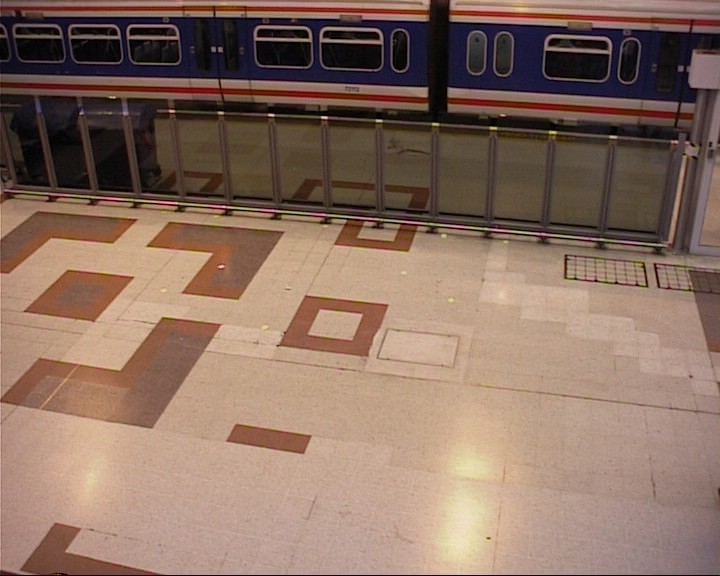
#> input picture in000001.jpg, 720 x 576 px; the run also reads 3 pictures not shown here
$ jupyter execute 'Composantes connectées.ipynb'   (older library calls are emulated)
#> lines starting #> are read from the running program, lines starting #| are printed output that depends on the picture; after the words box and inside, x2 and y2 are one past the last pixel; in counts of white or black regions, pixels touching at a corner belong together
INF6804 Vision par ordinateur

Polytechnique Montréal

Exemple de composantes connectées.

[cell 1]
import numpy as np
import cv2
import matplotlib.pyplot as plt

Lecture d'images pour entraîner le modèle. (Images provenant PETS 2006, http://www.cvg.reading.ac.uk/PETS2006/data.html)

[cell 2]
image1 = (cv2.imread('in000001.jpg',cv2.IMREAD_GRAYSCALE)).astype(float)
#> image1: shape (576, 720) float64; min 0, max 229, mean 117.9
image2 = (cv2.imread('in000003.jpg',cv2.IMREAD_GRAYSCALE)).astype(float)
#> image2: shape (576, 720) float64; min 0, max 230, mean 117.8
image3 = (cv2.imread('in000004.jpg',cv2.IMREAD_GRAYSCALE)).astype(float)
#> image3: shape (576, 720) float64; min 0, max 228, mean 117.8
image4 = (cv2.imread('in000005.jpg',cv2.IMREAD_GRAYSCALE)).astype(float)
#> image4: shape (576, 720) float64; min 0, max 229, mean 117.8
imagedet = (cv2.imread('in000235.jpg',cv2.IMREAD_GRAYSCALE)).astype(float)
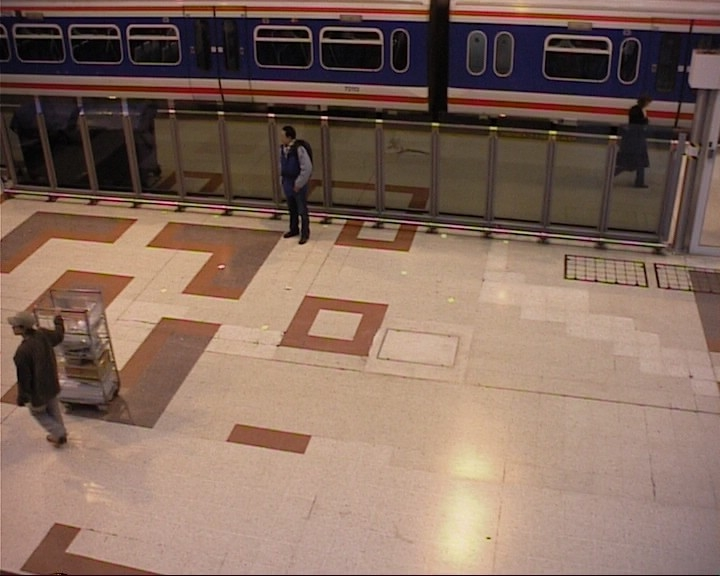
#> input picture in000235.jpg, 720 x 576 px
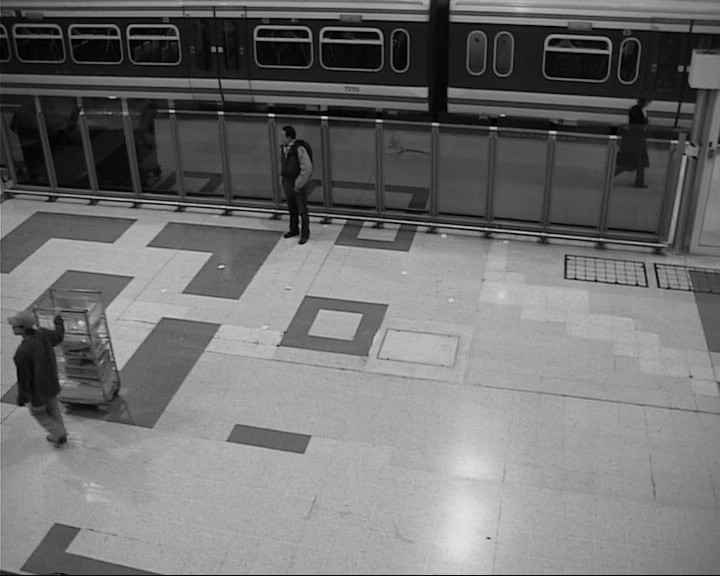
#> imagedet: shape (576, 720) float64; min 0, max 230, mean 113.2
plt.imshow(imagedet, cmap = plt.get_cmap('gray'))
plt.show()

[cell 3]
# Application d'une méthode de détection de changements

# Seuils de décision
R = 10
nbEchantillonsmin = 2

# Vecteur de 4 échantillons pour chaque pixel.
SimEch1 = np.abs(imagedet - image1)>= R
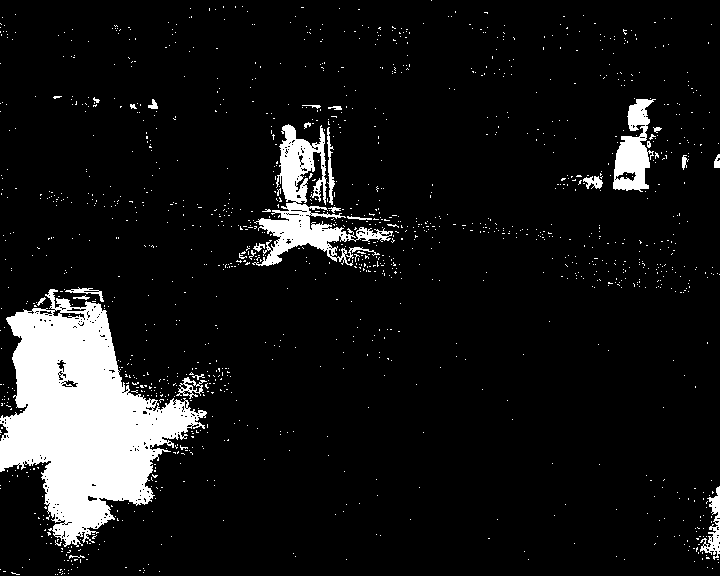
#> SimEch1: shape (576, 720) bool; 9.2% white; 1376 white regions (1348 under 20 px), largest, box (x1, y1, x2, y2) and area: (0, 289, 207, 547) 25974, (252, 124, 393, 266) 5323, (613, 99, 656, 192) 2127
SimEch2 = np.abs(imagedet - image2)>= R
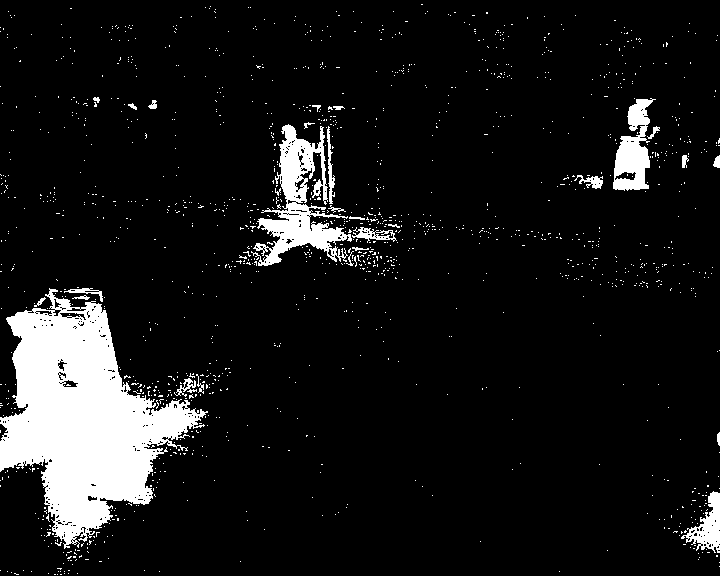
#> SimEch2: shape (576, 720) bool; 9.3% white; 1432 white regions (1404 under 20 px), largest, box (x1, y1, x2, y2) and area: (0, 288, 208, 549) 25897, (251, 124, 352, 266) 5067, (613, 98, 656, 191) 2095
SimEch3 = np.abs(imagedet - image3)>= R
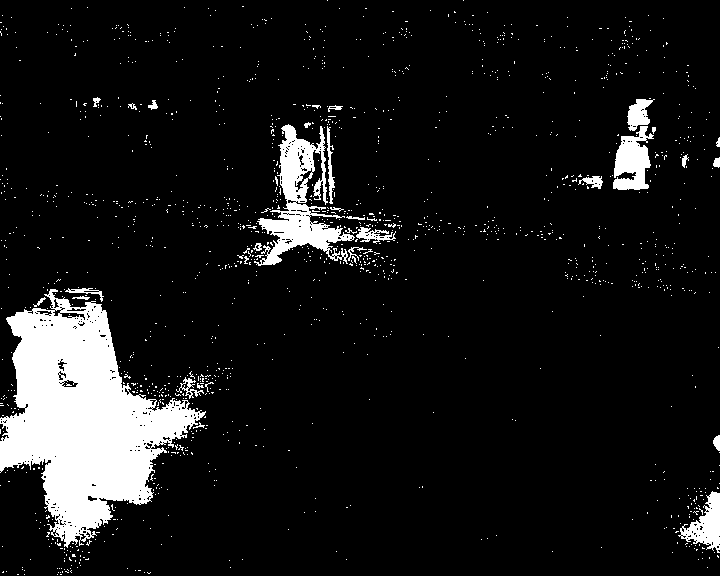
#> SimEch3: shape (576, 720) bool; 9.3% white; 1463 white regions (1430 under 20 px), largest, box (x1, y1, x2, y2) and area: (0, 289, 206, 548) 25851, (254, 124, 355, 266) 4924, (613, 126, 654, 190) 1609
SimEch4 = np.abs(imagedet - image4)>= R
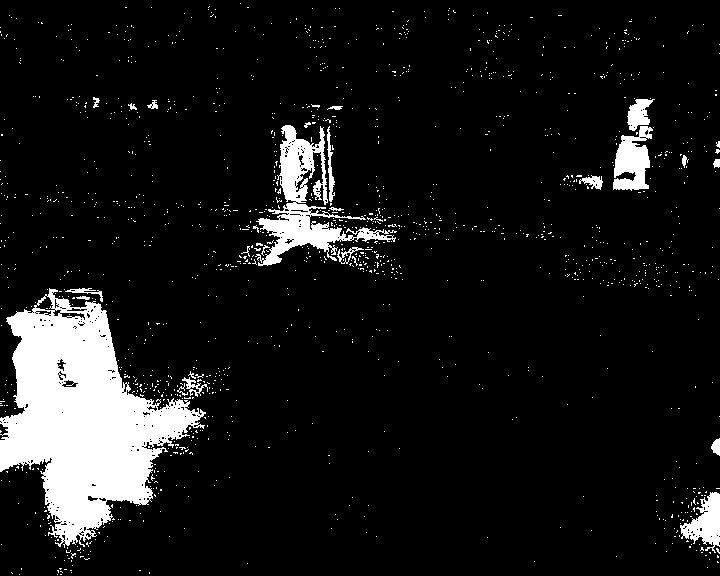
#> SimEch4: shape (576, 720) bool; 9.3% white; 1448 white regions (1423 under 20 px), largest, box (x1, y1, x2, y2) and area: (0, 288, 206, 548) 25970, (255, 125, 397, 266) 5237, (613, 126, 653, 191) 1605

# Somme des correspondances
EchCorr = SimEch1.astype('int') + SimEch2.astype('int') + SimEch3.astype('int') + SimEch4.astype('int')
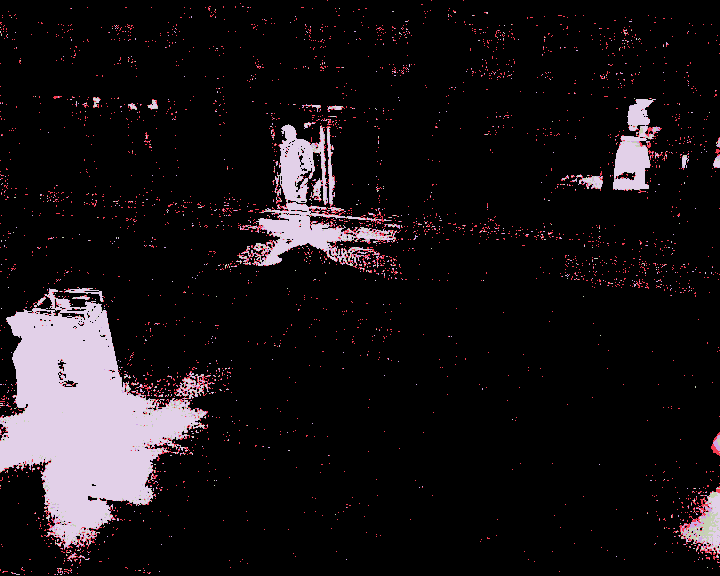
#> EchCorr: shape (576, 720) int64; 5 distinct labels, from 0 to 4; one colour per label, 0 black
Avantplan = EchCorr >= nbEchantillonsmin
#> Avantplan: shape (576, 720) bool; 9.4% white; 1114 white regions (1085 under 20 px), largest, box (x1, y1, x2, y2) and area: (0, 288, 207, 549) 26237, (251, 124, 397, 266) 5672, (613, 99, 660, 191) 2185

plt.imshow(~Avantplan,plt.get_cmap('binary'))
plt.show()

[cell 4]
#Nettoyage de l'image...
kernel = np.ones((5,5),np.uint8)
Avantplan = cv2.morphologyEx(Avantplan.astype('uint8'), cv2.MORPH_OPEN, kernel)
#> Avantplan: shape (576, 720); values 0 (black) and 1 (white), 7.5% white; 20 white regions (1 under 20 px), largest, box (x1, y1, x2, y2) and area: (0, 303, 195, 544) 24301, (259, 212, 341, 265) 1885, (613, 126, 650, 190) 1508
Avantplan = cv2.morphologyEx(Avantplan, cv2.MORPH_CLOSE, kernel)
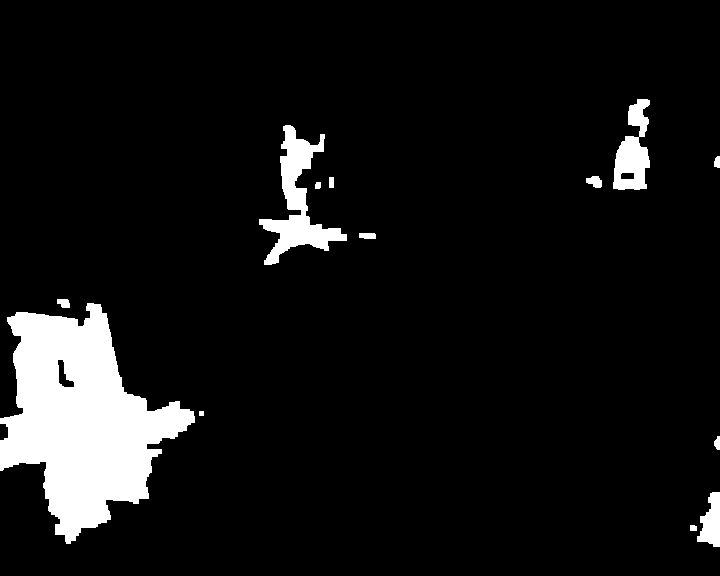
#> Avantplan: shape (576, 720); values 0 (black) and 1 (white), 7.7% white; 13 white regions, largest, box (x1, y1, x2, y2) and area: (0, 303, 195, 544) 24673, (259, 125, 347, 265) 3943, (613, 99, 650, 190) 1994
plt.imshow(~Avantplan,plt.get_cmap('binary'))
plt.show()
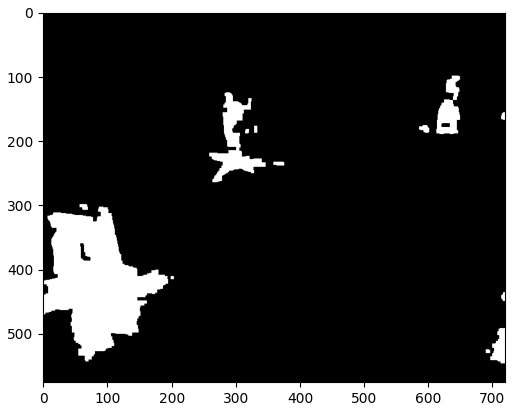
#> figure drawn by matplotlib, 1 panel

Application de l'algorithme des composantes connectées.

[cell 5]
nbcomposantes, etiquettes = cv2.connectedComponents(Avantplan.astype('uint8'), 8, cv2.CV_32S)
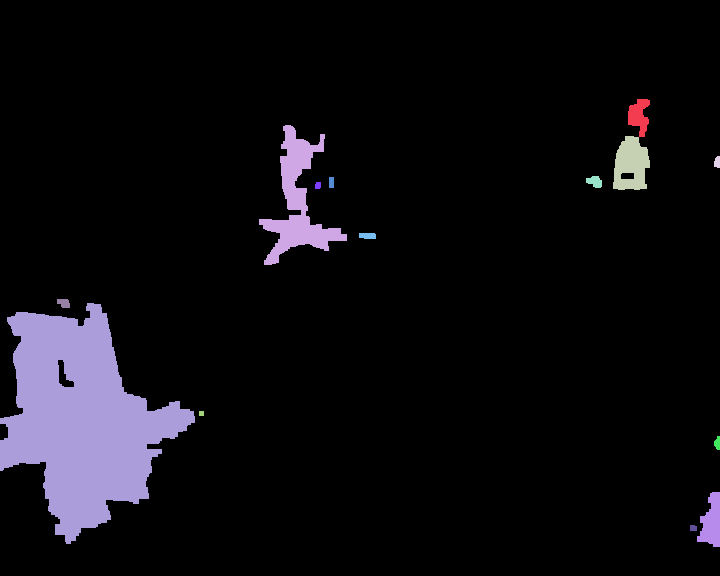
#> etiquettes: shape (576, 720) int32; 15 distinct labels, from 0 to 14; one colour per label, 0 black
#> nbcomposantes = 15
print(nbcomposantes)
#| 15
